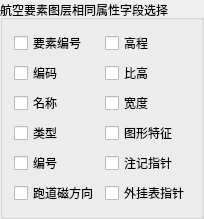
              <widget class="QGroupBox" name="groupBox_P_Field">
               <property name="minimumSize">
                <size>
                 <width>0</width>
                 <height>0</height>
                </size>
               </property>
               <property name="maximumSize">
                <size>
                 <width>16777215</width>
                 <height>16777215</height>
                </size>
               </property>
               <property name="title">
                <string>航空要素图层相同属性字段选择</string>
               </property>
               <layout class="QGridLayout" name="gridLayout">
                <item row="0" column="0">
                 <widget class="QCheckBox" name="checkBox_YaoSuBianHao_P">
                  <property name="text">
                   <string>要素编号</string>
                  </property>
                 </widget>
                </item>
                <item row="0" column="1">
                 <widget class="QCheckBox" name="checkBox_GaoCheng_P">
                  <property name="text">
                   <string>高程</string>
                  </property>
                 </widget>
                </item>
                <item row="1" column="0">
                 <widget class="QCheckBox" name="checkBox_BianMa_P">
                  <property name="text">
                   <string>编码</string>
                  </property>
                 </widget>
                </item>
                <item row="1" column="1">
                 <widget class="QCheckBox" name="checkBox_BiGao_P">
                  <property name="text">
                   <string>比高</string>
                  </property>
                 </widget>
                </item>
                <item row="2" column="0">
                 <widget class="QCheckBox" name="checkBox_MingCheng_P">
                  <property name="text">
                   <string>名称</string>
                  </property>
                 </widget>
                </item>
                <item row="2" column="1">
                 <widget class="QCheckBox" name="checkBox_KuanDu_P">
                  <property name="text">
                   <string>宽度</string>
                  </property>
                 </widget>
                </item>
                <item row="3" column="0">
                 <widget class="QCheckBox" name="checkBox_LeiXing_P">
                  <property name="text">
                   <string>类型</string>
                  </property>
                 </widget>
                </item>
                <item row="3" column="1">
                 <widget class="QCheckBox" name="checkBox_TuXingTeZheng_P">
                  <property name="text">
                   <string>图形特征</string>
                  </property>
                 </widget>
                </item>
                <item row="4" column="0">
                 <widget class="QCheckBox" name="checkBox_BianHao_P">
                  <property name="text">
                   <string>编号</string>
                  </property>
                 </widget>
                </item>
                <item row="4" column="1">
                 <widget class="QCheckBox" name="checkBox_ZhuJiZhiZhen_P">
                  <property name="text">
                   <string>注记指针</string>
                  </property>
                 </widget>
                </item>
                <item row="5" column="0">
                 <widget class="QCheckBox" name="checkBox_PaoDaoCiFangXiang_P">
                  <property name="text">
                   <string>跑道磁方向</string>
                  </property>
                 </widget>
                </item>
                <item row="5" column="1">
                 <widget class="QCheckBox" name="checkBox_WaiGuaBiaoZhiZhen_P">
                  <property name="text">
                   <string>外挂表指针</string>
                  </property>
                 </widget>
                </item>
               </layout>
              </widget>
